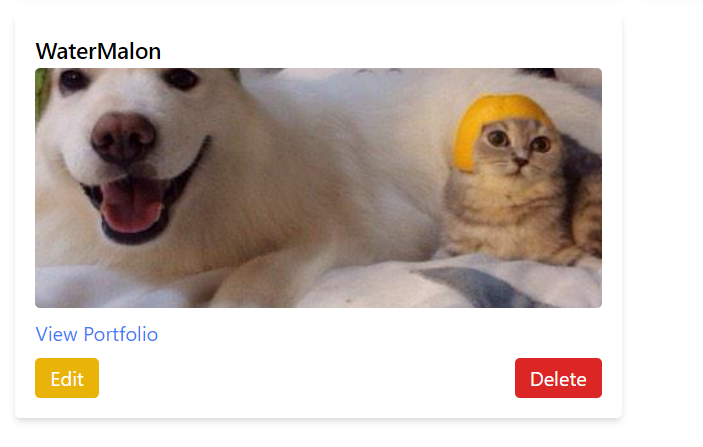
#> input picture Clase1/imgs/img1.png, 703 x 447 px
$ python readImage.py
#> lines starting #> are read from the running program, lines starting #| are printed output that depends on the picture; after the words box and inside, x2 and y2 are one past the last pixel; in counts of white or black regions, pixels touching at a corner belong together
### Clase1/functions.py
import cv2
import numpy as np

def read_image(image_path):
    """
    Reads an image from the specified path and returns it.

    Args:
        image_path (str): The path to the image file.

    Returns:
        numpy.ndarray: The image read from the file.
    """
    imageBgr = cv2.imread(image_path, 1)      #flag = 1 (default), bgr; flag = 0, grayscale
    imageGray = cv2.imread(image_path, 0)          #flag = 0, grayscale

    return imageBgr, imageGray

# [313 lines left out: functions show_image, resize_image, get_image_size, get_pixel_value, modify_pixel_value, gray_to_black_and_white and 7 more, not called in this run]

### Clase1/readImage.py
import cv2
import functions as funcs
print("OpenCV version:", cv2.__version__)

# def read_image(image_path):
#     """
#     Reads an image from the specified path and returns it.

#     Args:
#         image_path (str): The path to the image file.

#     Returns:
#         numpy.ndarray: The image read from the file.
#     """
#     imageBgr = cv2.imread(image_path, 1)      #flag = 1 (default), bgr; flag = 0, grayscale
#     imageGray = cv2.imread(image_path, 0)          #flag = 0, grayscale

#     return imageBgr, imageGray

def show_image(image, title="Image"):
    """
    Displays an image in a window.

    Args:
        image (numpy.ndarray): The image to display.
        title (str): The title of the window.
    """
    cv2.imshow(title, image)
    cv2.waitKey(0)          # Wait for a key press if 0 or wait for specified milliseconds
    cv2.destroyAllWindows()

def resize_image(image):
    """
    Resizes an image.

    Args:
        image (numpy.ndarray): The image to resize.

    Returns:
        numpy.ndarray: The resized image.
    """
    resized_image = cv2.resize(image, (640, 480))
    return resized_image

def get_image_size(image):
    """
    Returns the size of the image.

    Args:
        image (numpy.ndarray): The image whose size is to be returned.

    Returns:
        tuple: The dimensions of the image (height, width).
    """
    return image.shape[:2]  # Returns (height, width) for BGR or Grayscale images

def get_pixel_value(image, x, y):
    """
    Returns the pixel value at the specified coordinates.

    Args:
        image (numpy.ndarray): The image from which to get the pixel value.
        x (int): The x-coordinate of the pixel.
        y (int): The y-coordinate of the pixel.

    Returns:
        tuple: The pixel value at (x, y) for BGR images or a single value for Grayscale images.
    """
    return image[y, x]  # Note: OpenCV uses (y, x) indexing

def modify_pixel_value(image, x, y, value):
    """
    Modifies the pixel value at the specified coordinates.

    Args:
        image (numpy.ndarray): The image in which to modify the pixel value.
        x (int): The x-coordinate of the pixel.
        y (int): The y-coordinate of the pixel.
        value (tuple or int): The new pixel value (BGR tuple for color images, single int for grayscale).
    """
    image[y, x] = value  # Note: OpenCV uses (y, x) indexing

def gray_to_black_and_white(image):
    """
    Converts a grayscale image to black and white.

    Args:
        image (numpy.ndarray): The grayscale image to convert.

    Returns:
        numpy.ndarray: The black and white image.
    """
    if len(image.shape) != 2:
        raise ValueError("Input image is not a grayscale image.")

    img_copy = image.copy()
    gray_size = get_image_size(img_copy)
    for i in range(gray_size[0]):
        for j in range(gray_size[1]):
            if get_pixel_value(img_copy, j, i) < 128:
                modify_pixel_value(img_copy, j, i, 0)
            else:
                modify_pixel_value(img_copy, j, i, 255)

    return img_copy

def invert_B_R(image):
    """
    Inverts the Blue and Red channels of a BGR image.

    Args:
        image (numpy.ndarray): The BGR image to modify.

    Returns:
        numpy.ndarray: The modified image with inverted Blue and Red channels.
    """
    if len(image.shape) != 3:
        raise ValueError("Input image is not a BGR image.")

    img_copy = image.copy()
    size = get_image_size(img_copy)

    for i in range(size[0]):
        for j in range(size[1]):
            b,g,r = get_pixel_value(img_copy, j, i)
            modify_pixel_value(img_copy, j, i, (r, g, b))

    return img_copy


def main():
    image_path = "imgs/img1.png"  # Replace with your image path
    imageBgr, imageGray = funcs.read_image(image_path)
#> in read_image, imageBgr is the input picture: shape (447, 703, 3); mean B, G, R 186.5, 192.7, 203.5
#> in read_image, `imageGray = cv2.imread(image_path, 0)`:
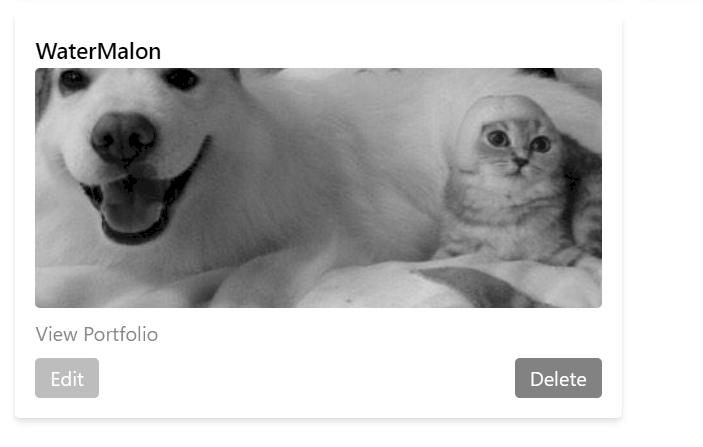
#> imageGray: shape (447, 703); min 0, max 255, mean 196.1

    if imageBgr is not None:
        print("Image read successfully in BGR format.")
        resized_image = resize_image(imageBgr)
#> in resize_image, `resized_image = cv2.resize(image, (640, 480))`:
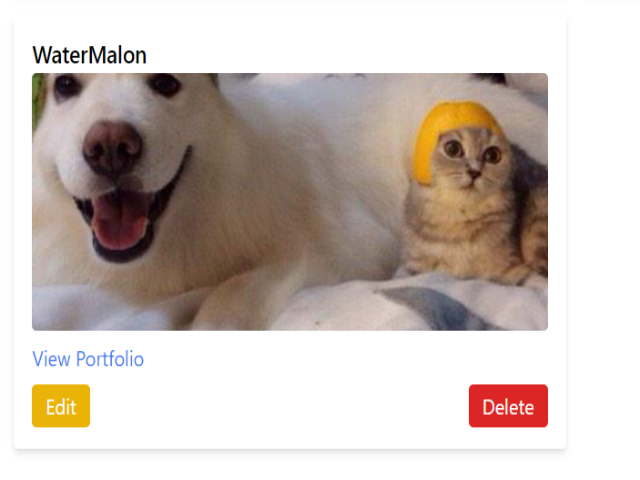
#> resized_image: shape (480, 640, 3); mean B, G, R 186.5, 192.6, 203.4

    else:
        print("Failed to read the image in BGR format.")

    if imageGray is not None:
        print("Image read successfully in Grayscale format.")
        resized_gray_image = resize_image(imageGray)
#> in resize_image (call 2), `resized_image = cv2.resize(image, (640, 480))`:
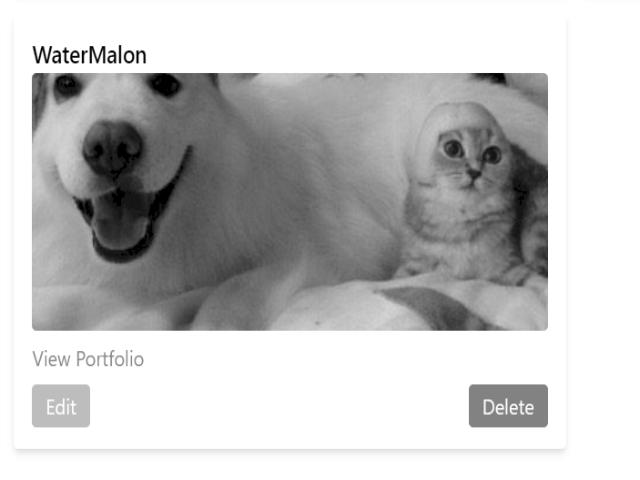
#> resized_image: shape (480, 640); min 0, max 255, mean 196.1

    else:
        print("Failed to read the image in Grayscale format.")

    print("Image size (BGR):", get_image_size(imageBgr))
#| Image size (BGR): (447, 703)
    bgr_size = get_image_size(imageBgr)
#> bgr_size = (447, 703)
    print("Image size (Grayscale):", bgr_size)
#| Image size (Grayscale): (447, 703)

    show_image(invert_B_R(imageBgr), "Inverted BGR Image")
#> after the loop in invert_B_R, `for i in range(size[0]):`:
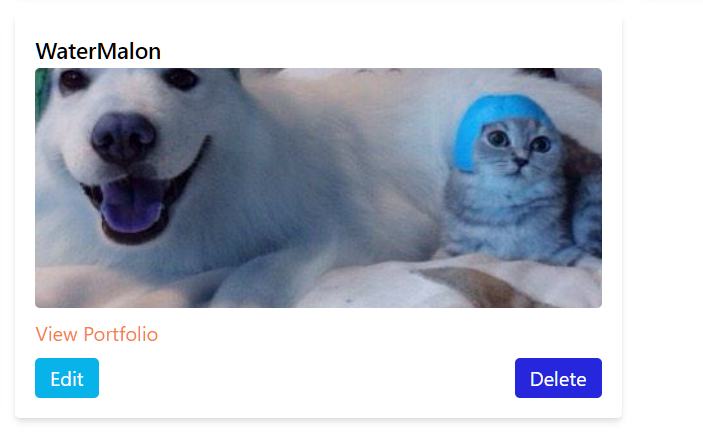
#> img_copy: shape (447, 703, 3); mean B, G, R 203.5, 192.7, 186.5

    print("Image size after resizing (BGR):", get_image_size(resized_image))
#| Image size after resizing (BGR): (480, 640)
    gray_size = get_image_size(resized_gray_image)
#> gray_size = (480, 640)
    print("Image size after resizing (Grayscale):", gray_size)
#| Image size after resizing (Grayscale): (480, 640)

    show_image(gray_to_black_and_white(resized_gray_image), "Modified Resized Grayscale Image")
#> after the loop in gray_to_black_and_white, `for i in range(gray_size[0]):`:
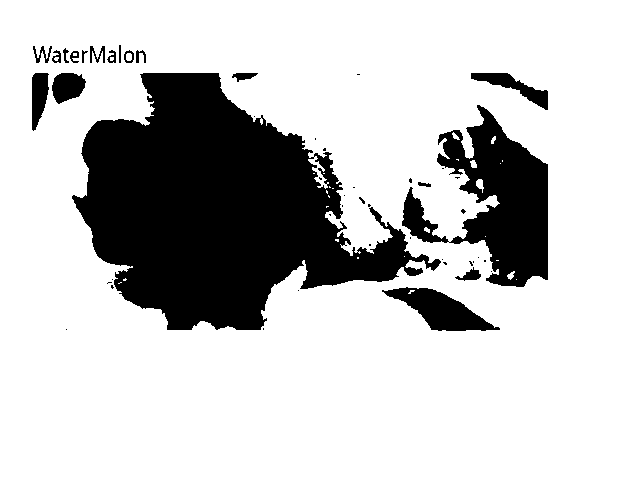
#> img_copy: shape (480, 640); 77.7% white; 49 black regions (30 under 20 px), largest, box (x1, y1, x2, y2) and area: (72, 73, 441, 330) 50520, (402, 105, 548, 287) 12133, (382, 287, 500, 331) 2409

    value_pixel_bgr = get_pixel_value(imageBgr, 100, 100)  # Example coordinates
#> value_pixel_bgr = [180, 185, 205]
    value_pixel_gray = get_pixel_value(imageGray, 100, 100)  # Example coordinates
#> value_pixel_gray = 191

    print("Pixel value at (100, 100) in BGR image:", value_pixel_bgr)
#| Pixel value at (100, 100) in BGR image: [180 185 205]
    print("Blue value at (100, 100):", value_pixel_bgr[0])  # BGR format
#| Blue value at (100, 100): 180
    print("Green value at (100, 100):", value_pixel_bgr[1])  # BGR format
#| Green value at (100, 100): 185
    print("Red value at (100, 100):", value_pixel_bgr[2])  # BGR format
#| Red value at (100, 100): 205

    print("Pixel value at (100, 100) in Grayscale image:", value_pixel_gray)
#| Pixel value at (100, 100) in Grayscale image: 191


    show_image(imageGray, "Grayscale Image")
    show_image(resized_gray_image, "Resized Grayscale Image")

    show_image(imageBgr, "BGR Image")
    show_image(resized_image, "Resized BGR Image")


if __name__ == "__main__":
    main()
    print("Program completed successfully.")
